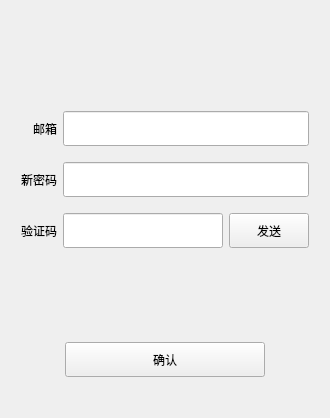
<?xml version="1.0" encoding="UTF-8"?>
<ui version="4.0">
 <class>ResetWidget</class>
 <widget class="QWidget" name="ResetWidget">
  <property name="geometry">
   <rect>
    <x>0</x>
    <y>0</y>
    <width>330</width>
    <height>418</height>
   </rect>
  </property>
  <property name="minimumSize">
   <size>
    <width>330</width>
    <height>418</height>
   </size>
  </property>
  <property name="maximumSize">
   <size>
    <width>330</width>
    <height>418</height>
   </size>
  </property>
  <property name="windowTitle">
   <string>Form</string>
  </property>
  <layout class="QVBoxLayout" name="verticalLayout">
   <item>
    <spacer name="verticalSpacer_5">
     <property name="orientation">
      <enum>Qt::Orientation::Vertical</enum>
     </property>
     <property name="sizeType">
      <enum>QSizePolicy::Policy::Fixed</enum>
     </property>
     <property name="sizeHint" stdset="0">
      <size>
       <width>20</width>
       <height>40</height>
      </size>
     </property>
    </spacer>
   </item>
   <item>
    <widget class="QLabel" name="tip_label">
     <property name="text">
      <string/>
     </property>
     <property name="alignment">
      <set>Qt::AlignmentFlag::AlignCenter</set>
     </property>
    </widget>
   </item>
   <item>
    <layout class="QGridLayout" name="gridLayout">
     <item row="5" column="2">
      <layout class="QHBoxLayout" name="horizontalLayout">
       <item>
        <widget class="QLineEdit" name="code_edit">
         <property name="minimumSize">
          <size>
           <width>150</width>
           <height>35</height>
          </size>
         </property>
         <property name="maximumSize">
          <size>
           <width>200</width>
           <height>35</height>
          </size>
         </property>
         <property name="maxLength">
          <number>6</number>
         </property>
         <property name="alignment">
          <set>Qt::AlignmentFlag::AlignLeading|Qt::AlignmentFlag::AlignLeft|Qt::AlignmentFlag::AlignVCenter</set>
         </property>
        </widget>
       </item>
       <item>
        <widget class="QPushButton" name="send_button">
         <property name="minimumSize">
          <size>
           <width>0</width>
           <height>35</height>
          </size>
         </property>
         <property name="maximumSize">
          <size>
           <width>16777215</width>
           <height>35</height>
          </size>
         </property>
         <property name="text">
          <string>发送</string>
         </property>
        </widget>
       </item>
      </layout>
     </item>
     <item row="4" column="2">
      <spacer name="verticalSpacer_2">
       <property name="orientation">
        <enum>Qt::Orientation::Vertical</enum>
       </property>
       <property name="sizeType">
        <enum>QSizePolicy::Policy::Fixed</enum>
       </property>
       <property name="sizeHint" stdset="0">
        <size>
         <width>20</width>
         <height>10</height>
        </size>
       </property>
      </spacer>
     </item>
     <item row="3" column="2">
      <widget class="QLineEdit" name="pwd_edit">
       <property name="minimumSize">
        <size>
         <width>0</width>
         <height>35</height>
        </size>
       </property>
       <property name="maximumSize">
        <size>
         <width>250</width>
         <height>35</height>
        </size>
       </property>
       <property name="maxLength">
        <number>16</number>
       </property>
       <property name="alignment">
        <set>Qt::AlignmentFlag::AlignLeading|Qt::AlignmentFlag::AlignLeft|Qt::AlignmentFlag::AlignVCenter</set>
       </property>
      </widget>
     </item>
     <item row="3" column="1">
      <widget class="QLabel" name="pwd_label">
       <property name="text">
        <string>新密码</string>
       </property>
       <property name="alignment">
        <set>Qt::AlignmentFlag::AlignRight|Qt::AlignmentFlag::AlignTrailing|Qt::AlignmentFlag::AlignVCenter</set>
       </property>
      </widget>
     </item>
     <item row="5" column="1">
      <widget class="QLabel" name="code_label">
       <property name="text">
        <string>验证码</string>
       </property>
       <property name="alignment">
        <set>Qt::AlignmentFlag::AlignRight|Qt::AlignmentFlag::AlignTrailing|Qt::AlignmentFlag::AlignVCenter</set>
       </property>
      </widget>
     </item>
     <item row="1" column="3">
      <spacer name="horizontalSpacer">
       <property name="orientation">
        <enum>Qt::Orientation::Horizontal</enum>
       </property>
       <property name="sizeType">
        <enum>QSizePolicy::Policy::Fixed</enum>
       </property>
       <property name="sizeHint" stdset="0">
        <size>
         <width>10</width>
         <height>20</height>
        </size>
       </property>
      </spacer>
     </item>
     <item row="2" column="2">
      <spacer name="verticalSpacer_3">
       <property name="orientation">
        <enum>Qt::Orientation::Vertical</enum>
       </property>
       <property name="sizeType">
        <enum>QSizePolicy::Policy::Fixed</enum>
       </property>
       <property name="sizeHint" stdset="0">
        <size>
         <width>20</width>
         <height>10</height>
        </size>
       </property>
      </spacer>
     </item>
     <item row="1" column="1">
      <widget class="QLabel" name="email_label">
       <property name="text">
        <string>邮箱</string>
       </property>
       <property name="alignment">
        <set>Qt::AlignmentFlag::AlignRight|Qt::AlignmentFlag::AlignTrailing|Qt::AlignmentFlag::AlignVCenter</set>
       </property>
      </widget>
     </item>
     <item row="0" column="2">
      <spacer name="verticalSpacer_4">
       <property name="orientation">
        <enum>Qt::Orientation::Vertical</enum>
       </property>
       <property name="sizeType">
        <enum>QSizePolicy::Policy::Fixed</enum>
       </property>
       <property name="sizeHint" stdset="0">
        <size>
         <width>20</width>
         <height>40</height>
        </size>
       </property>
      </spacer>
     </item>
     <item row="1" column="2">
      <widget class="QLineEdit" name="email_edit">
       <property name="minimumSize">
        <size>
         <width>0</width>
         <height>35</height>
        </size>
       </property>
       <property name="maximumSize">
        <size>
         <width>250</width>
         <height>35</height>
        </size>
       </property>
       <property name="maxLength">
        <number>254</number>
       </property>
       <property name="alignment">
        <set>Qt::AlignmentFlag::AlignLeading|Qt::AlignmentFlag::AlignLeft|Qt::AlignmentFlag::AlignVCenter</set>
       </property>
      </widget>
     </item>
     <item row="1" column="0">
      <spacer name="horizontalSpacer_4">
       <property name="orientation">
        <enum>Qt::Orientation::Horizontal</enum>
       </property>
       <property name="sizeType">
        <enum>QSizePolicy::Policy::Fixed</enum>
       </property>
       <property name="sizeHint" stdset="0">
        <size>
         <width>10</width>
         <height>20</height>
        </size>
       </property>
      </spacer>
     </item>
     <item row="6" column="2">
      <spacer name="verticalSpacer">
       <property name="orientation">
        <enum>Qt::Orientation::Vertical</enum>
       </property>
       <property name="sizeType">
        <enum>QSizePolicy::Policy::Expanding</enum>
       </property>
       <property name="sizeHint" stdset="0">
        <size>
         <width>20</width>
         <height>10</height>
        </size>
       </property>
      </spacer>
     </item>
    </layout>
   </item>
   <item>
    <layout class="QHBoxLayout" name="horizontalLayout_2">
     <item>
      <spacer name="horizontalSpacer_3">
       <property name="orientation">
        <enum>Qt::Orientation::Horizontal</enum>
       </property>
       <property name="sizeHint" stdset="0">
        <size>
         <width>40</width>
         <height>20</height>
        </size>
       </property>
      </spacer>
     </item>
     <item>
      <widget class="QPushButton" name="confirm_button">
       <property name="sizePolicy">
        <sizepolicy hsizetype="Fixed" vsizetype="Fixed">
         <horstretch>0</horstretch>
         <verstretch>0</verstretch>
        </sizepolicy>
       </property>
       <property name="minimumSize">
        <size>
         <width>200</width>
         <height>35</height>
        </size>
       </property>
       <property name="maximumSize">
        <size>
         <width>200</width>
         <height>35</height>
        </size>
       </property>
       <property name="text">
        <string>确认</string>
       </property>
      </widget>
     </item>
     <item>
      <spacer name="horizontalSpacer_2">
       <property name="orientation">
        <enum>Qt::Orientation::Horizontal</enum>
       </property>
       <property name="sizeHint" stdset="0">
        <size>
         <width>40</width>
         <height>20</height>
        </size>
       </property>
      </spacer>
     </item>
    </layout>
   </item>
   <item>
    <spacer name="verticalSpacer_6">
     <property name="orientation">
      <enum>Qt::Orientation::Vertical</enum>
     </property>
     <property name="sizeType">
      <enum>QSizePolicy::Policy::Fixed</enum>
     </property>
     <property name="sizeHint" stdset="0">
      <size>
       <width>20</width>
       <height>30</height>
      </size>
     </property>
    </spacer>
   </item>
  </layout>
 </widget>
 <resources/>
 <connections/>
</ui>
